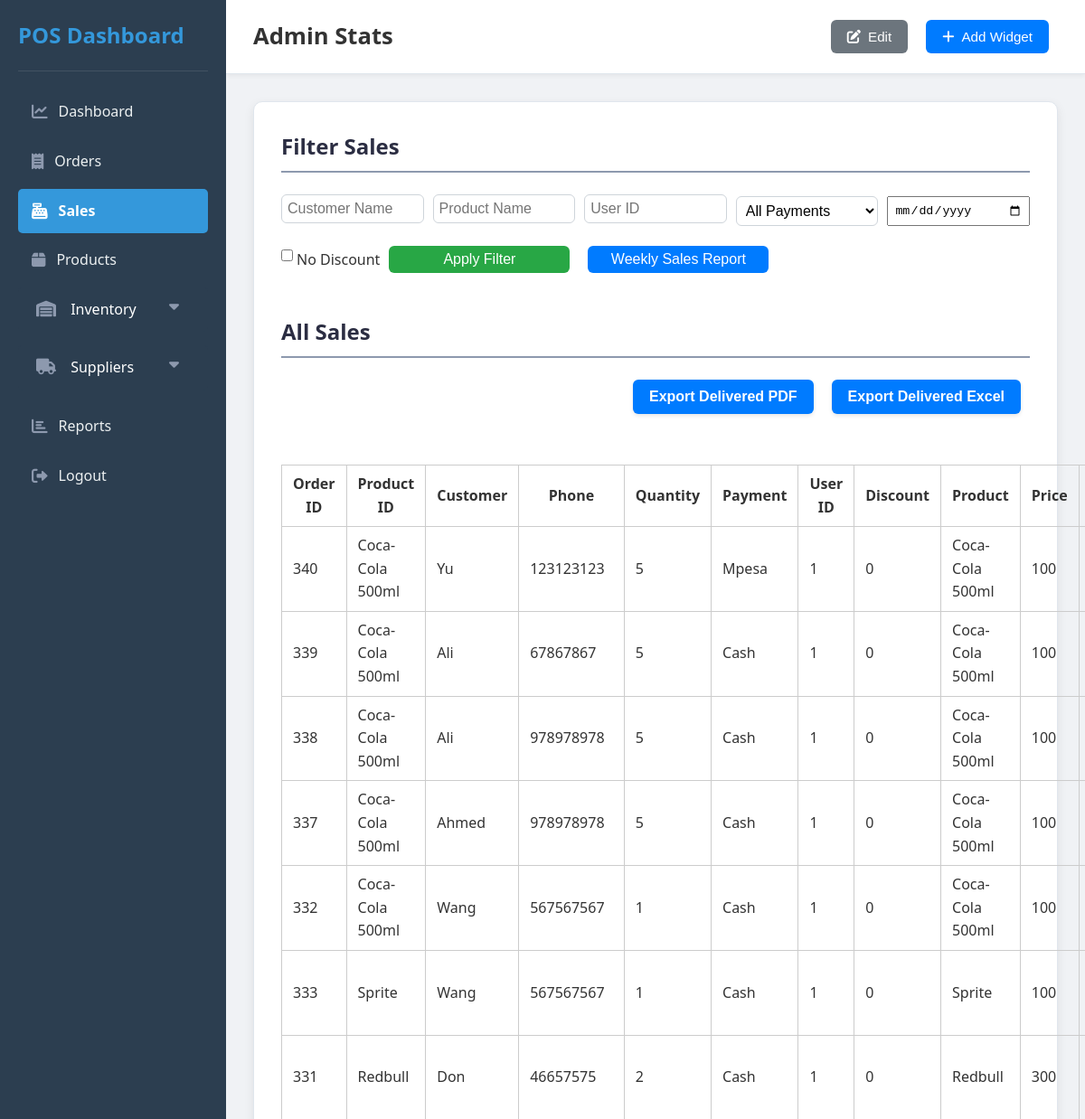
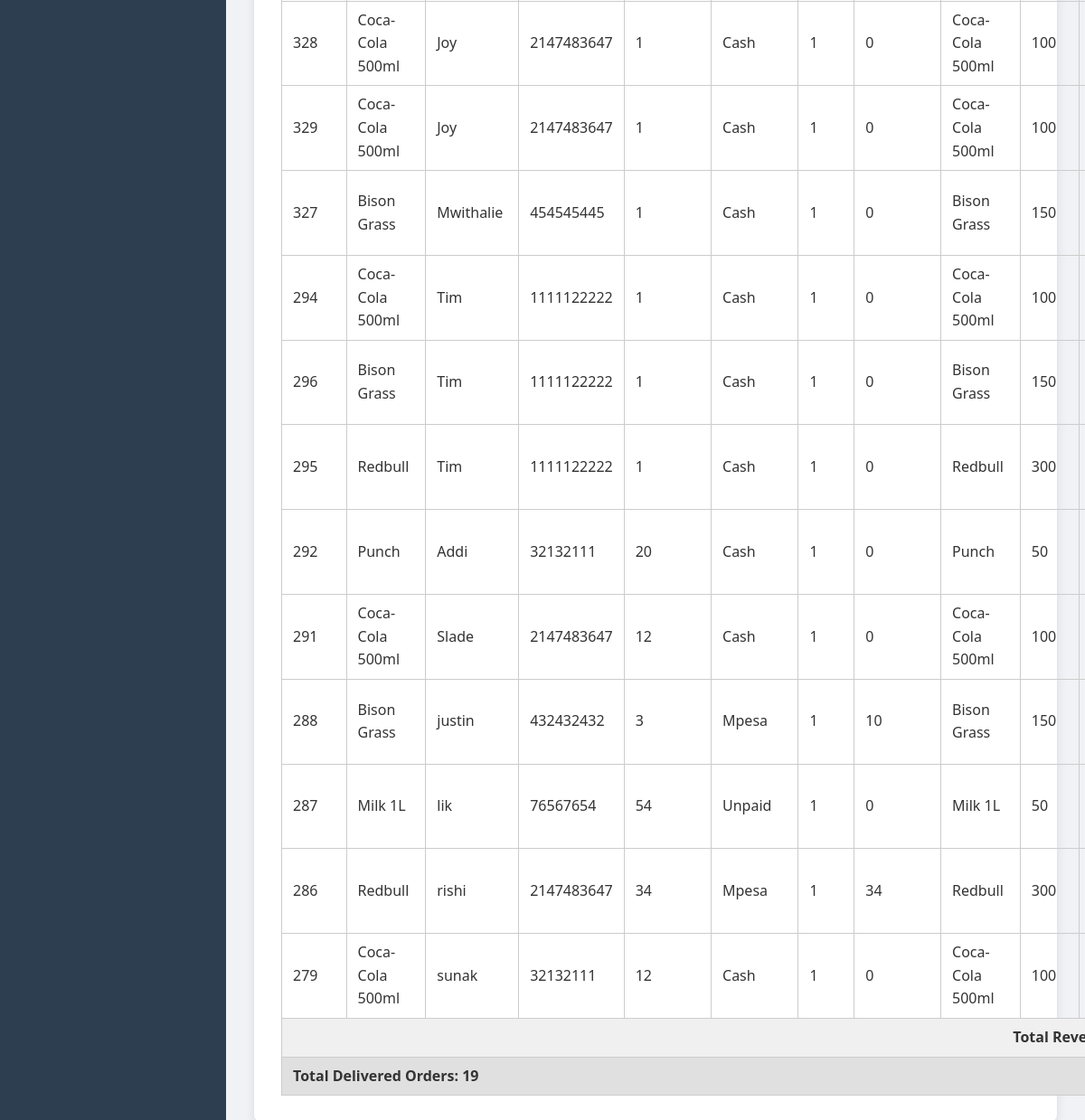
Screenshot of /admin-sales.php with the database file from the repository (2 pictures, top to bottom).
### tables this page shows
CREATE TABLE IF NOT EXISTS `orders` (
  `order_id` int NOT NULL AUTO_INCREMENT,
  `product_id` int NOT NULL,
  `customer_name` varchar(100) NOT NULL,
  `customer_phone` int NOT NULL,
  `quantity` int NOT NULL,
  `payment_method` enum('Mpesa','Cash','Unpaid','') NOT NULL,
  `user_id` int NOT NULL,
  `created_at` timestamp NOT NULL DEFAULT CURRENT_TIMESTAMP,
  `discounts` int NOT NULL,
  `status` enum('delivered','cancelled','pending') NOT NULL DEFAULT 'pending',
  PRIMARY KEY (`order_id`),
  KEY `product_id` (`product_id`)
);

CREATE TABLE IF NOT EXISTS `products` (
  `id` int NOT NULL AUTO_INCREMENT,
  `product_name` varchar(100) NOT NULL,
  `price` int NOT NULL,
  `stock` int NOT NULL,
  `image` varchar(255) NOT NULL DEFAULT 'placeholder.jpg',
  `created_at` timestamp NOT NULL DEFAULT CURRENT_TIMESTAMP,
  `tax` int NOT NULL,
  PRIMARY KEY (`id`),
  UNIQUE KEY `name` (`product_name`),
  UNIQUE KEY `product_name` (`product_name`)
);

### admin-sales.php (the view, shortened to what this page needs)
<!DOCTYPE html>
<html lang="en">
<head>
    <link rel="stylesheet" href="styles.css" />
    <link rel="stylesheet" href="https://cdnjs.cloudflare.com/ajax/libs/font-awesome/6.0.0-beta3/css/all.min.css">
</head>
<body>
    <div id="wrapper">
        <aside id="sidebar">
            <div class="sidebar-header">
                <h1>POS Dashboard</h1>
            </div>
            <ul class="sidebar-menu">
                <li><a href="admin-dashboard.php" ><i class="fas fa-chart-line"></i> Dashboard</a></li>
                <li><a href="admin-orders.php"><i class="fas fa-receipt"></i> Orders</a></li>
                <li><a href="admin-sales.php"  class="active"><i class="fas fa-cash-register"></i> Sales</a></li>
                <li><a href="admin-products.php" ><i class="fas fa-box"></i> Products</a></li>
                <li class="dropdown open">
                    <li class="dropdown ">
                        <a href="#" class="dropdown-toggle">
                            <i class="fas fa-warehouse"></i> Inventory
                            <i class="fas fa-caret-down caret-icon" style="float: right;"></i>
                        </a>
                </li>
                    <li class="dropdown ">
                    <a href="#" class="dropdown-toggle ">
                        <i class="fas fa-truck"></i> Suppliers
                        <i class="fas fa-caret-down caret-icon" style="float: right;"></i>
                    </a>
                </li>
                <li><a href="sales-report.php"><i class="fas fa-chart-bar"></i> Reports</a></li>
                <li><a href="admin-logout.php"><i class="fas fa-sign-out-alt"></i> Logout</a></li>
            </ul>
        </aside>
        <div id="main-content">
            <header class="main-header">
                <h2>Admin Stats</h2>
                <div class="header-actions">
                    <button class="action-btn"><i class="fas fa-edit"></i> Edit</button>
                    <button class="action-btn primary-btn"><i class="fas fa-plus"></i> Add Widget</button>
                </div>
            </header>
            <main>
                <section id="sales">
                    <h2>Filter Sales</h2>
                    <form method="GET" class="filter-section" id="filter-form">
                        <div class="filter-row">
                            <input type="text" name="customer_name" placeholder="Customer Name">
                            <input type="text" name="product_name" placeholder="Product Name">
                            <input type="text" name="user_id" placeholder="User ID">
                            <select name="payment_method">
                                <option value="">All Payments</option>
                            </select>
                            <input type="date" name="created_date" placeholder="Created Date">
                            <label class="discount-check">
                                <input type="checkbox" name="no_discount" value="1"> No Discount
                            </label>
                            <button type="submit">Apply Filter</button>
                            <button type="button" onclick="window.location.href='sales-report.php'">Weekly Sales Report</button>
                        </div>
                    </form><br>
                    <h2>All Sales</h2>
                       <div style="display: flex; margin: 10px 0; justify-content: flex-end; gap: 10px;">
                            <button onclick="exportDeliveredSalesPDF()" class="weekly-report-btn"> Export Delivered PDF</button>
                            <button onclick="exportDeliveredSalesExcel()" class="weekly-report-btn"> Export Delivered Excel</button>
                        </div>
                        <br>
                        <table>
                            <thead>
                                <tr>
                                    <th>Order ID</th>
                                    <th>Product ID</th>
                                    <th>Customer</th>
                                    <th>Phone</th>
                                    <th>Quantity</th>
                                    <th>Payment</th>
                                    <th>User ID</th>
                                    <th>Discount</th>
                                    <th>Product</th>
                                    <th>Price</th>
                                    <th>Tax</th>
                                </tr>
                            </thead>
                            <tbody>
                                <?php
                                $conn = new mysqli("localhost", "root", "", "pos");
                                $filters = ["o.status = 'delivered'"];
                                $where = "WHERE " . implode(" AND ", $filters);
                                $result = $conn->query("
                                    SELECT o.*, p.product_name, p.price, p.tax, p.image
                                    FROM orders o
                                    JOIN products p ON o.product_id = p.id
                                    $where
                                    ORDER BY o.created_at DESC
                                ");
                                $total_revenue = 0;
                                $total_tax_sum = 0;
                                $order_count = 0;
                                while ($row = $result->fetch_assoc()) {
                                    $total_price = ($row['quantity'] - $row['discounts']) * $row['price'];
                                    $total_tax = $row['quantity'] * $row['tax'];
                                    $total_revenue += $total_price;
                                    $total_tax_sum += $total_tax;
                                    $order_count++;
                                    echo "<tr>
                                        <td>{$row['order_id']}</td>
                                        <td>{$row['product_name']}</td>
                                        <td>{$row['customer_name']}</td>
                                        <td>{$row['customer_phone']}</td>
                                        <td>{$row['quantity']}</td>
                                        <td>{$row['payment_method']}</td>
                                        <td>{$row['user_id']}</td>
                                        <td>{$row['discounts']}</td>
                                        <td>{$row['product_name']}</td>
                                        <td>{$row['price']}</td>
                                        <td>{$row['tax']}%</td>
                                        <td>{$total_price}</td>
                                        <td>{$total_tax}</td>
                                        <td><img src='uploads/{$row['image']}' style='width:40px;'></td>
                                        <td>{$row['created_at']}</td>
                                    </tr>";
                                }
                                echo "<tr style='font-weight:bold; background:#f0f0f0;'>
                                    <td colspan='11' style='text-align:right;'>Total Revenue:</td>
                                    <td>{$total_revenue}</td>
                                    <td>{$total_tax_sum}</td>
                                    <td colspan='2'></td>
                                </tr>";
                                echo "<tr style='font-weight:bold; background:#e0e0e0;'>
                                    <td colspan='15'>Total Delivered Orders: {$order_count}</td>
                                </tr>";
                                ?>
                            </tbody>
                        </table>
                </section>
            </main>
        </div>
    </div>
</body>
</html>

### styles.css (style rules this page uses)
* { margin: 0; padding: 0; box-sizing: border-box; }
body { font-family: 'Segoe UI', Roboto, 'Helvetica Neue', Arial, sans-serif; background-color: #f0f2f5; color: #333; line-height: 1.6; height: 100vh; overflow: hidden; }
a { text-decoration: none; color: inherit; }
ul { list-style: none; }
#wrapper { display: flex; height: 100vh; }
#sidebar { width: 250px; background-color: #2c3e50; color: #ecf0f1; padding: 20px; display: flex; flex-direction: column; box-shadow: 2px 0 10px rgba(0, 0, 0, 0.1); overflow-y: auto; flex-shrink: 0; }
.sidebar-header { display: flex; align-items: center; padding-bottom: 20px; border-bottom: 1px solid rgba(255, 255, 255, 0.1); margin-bottom: 20px; }
.sidebar-header h1 { font-size: 1.5em; margin: 0; color: #3498db; }
.sidebar-menu { flex-grow: 1; }
.sidebar-menu li { margin-bottom: 5px; }
.sidebar-menu a { display: flex; align-items: center; padding: 12px 15px; color: #ecf0f1; border-radius: 5px; transition: background-color 0.2s ease, color 0.2s ease; font-weight: 500; }
.sidebar-menu a i { margin-right: 12px; font-size: 1.1em; color: #8d99ae; }
.sidebar-menu a.active { background-color: #3498db; color: #fff; font-weight: 600; }
.sidebar-menu a.active i { color: #fff; }
#main-content { flex-grow: 1; display: flex; flex-direction: column; background-color: #f0f2f5; overflow-y: auto; padding: 0; }
.main-header { background-color: #fff; padding: 20px 30px; border-bottom: 1px solid #e0e6ed; display: flex; justify-content: space-between; align-items: center; box-shadow: 0 2px 5px rgba(0, 0, 0, 0.05); position: sticky; top: 0; z-index: 900; }
.main-header h2 { font-size: 1.6em; color: #333; margin: 0; border-bottom: none; padding-bottom: 0; }
.header-actions { display: flex; gap: 10px; }
.action-btn { background-color: #6c757d; color: white; padding: 10px 18px; border: none; border-radius: 6px; cursor: pointer; font-size: 0.95em; transition: background-color 0.2s ease; display: flex; align-items: center; }
.action-btn i { margin-right: 8px; }
.primary-btn { background-color: #007bff; }
main { padding: 30px; flex-grow: 1; }
section { background-color: #fff; padding: 30px; margin-bottom: 25px; border-radius: 10px; box-shadow: 0 4px 12px rgba(0, 0, 0, 0.08); border: 1px solid #e0e6ed; }
h2 { color: #2b2d42; margin-top: 0; margin-bottom: 1.5rem; border-bottom: 2px solid #8d99ae; padding-bottom: 0.5rem; }
input[type="text"], input[type="number"], input[type="password"], select, textarea { width: calc(100% - 24px); padding: 12px; margin-bottom: 15px; border: 1px solid #ced4da; border-radius: 6px; box-sizing: border-box; font-size: 1rem; background-color: #fff; transition: border-color 0.2s ease; }
button { background-color: #007bff; color: white; padding: 12px 20px; border: none; border-radius: 6px; cursor: pointer; font-size: 1rem; transition: background-color 0.2s ease, transform 0.1s ease; margin-right: 10px; }
button[type="submit"] { background-color: #28a745; }

### admin-sales.php (style rules this page uses)
body, html { height: 100%; margin: 0; overflow-y: auto; }
table { width: 100%; border-collapse: collapse; margin-top: 20px; }
th, td { padding: 8px 12px; border: 1px solid #ccc; }
form { margin-bottom: 40px; }
form input, form select { display: block; margin-bottom: 10px; padding: 6px; width: 100%; max-width: 300px; }
form button { padding: 8px 16px; }
.filter-section { margin: 20px 0; }
.filter-section .filter-row { display: flex; flex-wrap: wrap; gap: 10px; align-items: center; }
.filter-row input, .filter-row select, .filter-row button { flex: 1 1 150px; max-width: 200px; padding: 6px; }
.discount-check { display: flex; align-items: center; gap: 4px; white-space: nowrap; }
.weekly-report-btn { display: inline-block; padding: 10px 18px; background-color: #007bff; color: #fff; border-radius: 6px; text-decoration: none; font-weight: bold; transition: background-color 0.3s ease; border: none; box-shadow: 0 2px 4px rgba(0,0,0,0.1); }
button { background-color: #007bff; color: white; padding: 12px 20px; border: none; border-radius: 6px; cursor: pointer; font-size: 1rem; transition: background-color 0.2s ease, transform 0.1s ease; margin-right: 10px; }
.dropdown { position: relative; }
.sidebar-menu .dropdown-toggle { display: block; width: 100%; padding: 12px 20px; color: #fff; text-align: left; border: none; background-color: #2c3e50; cursor: pointer; font-size: 1em; }
.caret-icon { transition: transform 0.6s ease; }

### rows the page displays
orders: order_id "340", product.product_name "Coca-Cola 500ml", customer_name "Yu", customer_phone "123123123", quantity "5", payment_method "Mpesa", user "1", discounts "0", product.price "100"
orders: order_id "339", product.product_name "Coca-Cola 500ml", customer_name "Ali", customer_phone "67867867", quantity "5", payment_method "Cash", user "1", discounts "0", product.price "100"
orders: order_id "338", product.product_name "Coca-Cola 500ml", customer_name "Ali", customer_phone "978978978", quantity "5", payment_method "Cash", user "1", discounts "0", product.price "100"
orders: order_id "337", product.product_name "Coca-Cola 500ml", customer_name "Ahmed", customer_phone "978978978", quantity "5", payment_method "Cash", user "1", discounts "0", product.price "100"
orders: order_id "332", product.product_name "Coca-Cola 500ml", customer_name "Wang", customer_phone "567567567", quantity "1", payment_method "Cash", user "1", discounts "0", product.price "100"
orders: order_id "333", product.product_name "Sprite", customer_name "Wang", customer_phone "567567567", quantity "1", payment_method "Cash", user "1", discounts "0", product.price "100"
orders: order_id "331", product.product_name "Redbull", customer_name "Don", customer_phone "46657575", quantity "2", payment_method "Cash", user "1", discounts "0", product.price "300"
orders: order_id "328", product.product_name "Coca-Cola 500ml", customer_name "Joy", customer_phone "2147483647", quantity "1", payment_method "Cash", user "1", discounts "0", product.price "100"
orders: order_id "329", product.product_name "Coca-Cola 500ml", customer_name "Joy", customer_phone "2147483647", quantity "1", payment_method "Cash", user "1", discounts "0", product.price "100"
orders: order_id "327", product.product_name "Bison Grass", customer_name "Mwithalie", customer_phone "454545445", quantity "1", payment_method "Cash", user "1", discounts "0", product.price "150"
orders: order_id "294", product.product_name "Coca-Cola 500ml", customer_name "Tim", customer_phone "1111122222", quantity "1", payment_method "Cash", user "1", discounts "0", product.price "100"
orders: order_id "296", product.product_name "Bison Grass", customer_name "Tim", customer_phone "1111122222", quantity "1", payment_method "Cash", user "1", discounts "0", product.price "150"
orders: order_id "295", product.product_name "Redbull", customer_name "Tim", customer_phone "1111122222", quantity "1", payment_method "Cash", user "1", discounts "0", product.price "300"
orders: order_id "292", product.product_name "Punch", customer_name "Addi", customer_phone "32132111", quantity "20", payment_method "Cash", user "1", discounts "0", product.price "50"
orders: order_id "291", product.product_name "Coca-Cola 500ml", customer_name "Slade", customer_phone "2147483647", quantity "12", payment_method "Cash", user "1", discounts "0", product.price "100"
orders: order_id "288", product.product_name "Bison Grass", customer_name "justin", customer_phone "432432432", quantity "3", payment_method "Mpesa", user "1", discounts "10", product.price "150"
orders: order_id "287", product.product_name "Milk 1L", customer_name "lik", customer_phone "76567654", quantity "54", payment_method "Unpaid", user "1", discounts "0", product.price "50"
orders: order_id "286", product.product_name "Redbull", customer_name "rishi", customer_phone "2147483647", quantity "34", payment_method "Mpesa", user "1", discounts "34", product.price "300"
orders: order_id "279", product.product_name "Coca-Cola 500ml", customer_name "sunak", customer_phone "32132111", quantity "12", payment_method "Cash", user "1", discounts "0", product.price "100"

### other values shown
$order_count "19"
